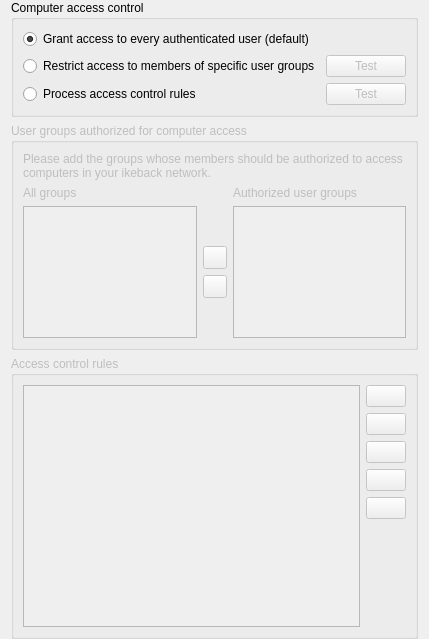
<?xml version="1.0" encoding="UTF-8"?>
<ui version="4.0">
 <class>AccessControlPage</class>
 <widget class="QWidget" name="AccessControlPage">
  <property name="windowTitle">
   <string notr="true">Form</string>
  </property>
  <layout class="QVBoxLayout" name="verticalLayout">
   <property name="topMargin">
    <number>0</number>
   </property>
   <property name="bottomMargin">
    <number>0</number>
   </property>
   <item>
    <widget class="QGroupBox" name="groupBox_19">
     <property name="title">
      <string>Computer access control</string>
     </property>
     <layout class="QGridLayout" name="gridLayout" columnstretch="1,0">
      <item row="2" column="0">
       <widget class="QRadioButton" name="isAccessControlRulesProcessingEnabled">
        <property name="text">
         <string>Process access control rules</string>
        </property>
        <attribute name="buttonGroup">
         <string notr="true">accessControlModeGroup</string>
        </attribute>
       </widget>
      </item>
      <item row="1" column="1">
       <widget class="QPushButton" name="testUserGroupsAccessControlButton">
        <property name="enabled">
         <bool>false</bool>
        </property>
        <property name="text">
         <string>Test</string>
        </property>
        <property name="icon">
         <iconset resource="../../core/resources/core.qrc">
          <normaloff>:/core/dialog-ok-apply.png</normaloff>:/core/dialog-ok-apply.png</iconset>
        </property>
       </widget>
      </item>
      <item row="2" column="1">
       <widget class="QPushButton" name="testAccessControlRulesButton">
        <property name="enabled">
         <bool>false</bool>
        </property>
        <property name="text">
         <string>Test</string>
        </property>
        <property name="icon">
         <iconset resource="../../core/resources/core.qrc">
          <normaloff>:/core/dialog-ok-apply.png</normaloff>:/core/dialog-ok-apply.png</iconset>
        </property>
       </widget>
      </item>
      <item row="0" column="0">
       <widget class="QRadioButton" name="skipAccessControl">
        <property name="text">
         <string>Grant access to every authenticated user (default)</string>
        </property>
        <property name="checked">
         <bool>true</bool>
        </property>
        <attribute name="buttonGroup">
         <string notr="true">accessControlModeGroup</string>
        </attribute>
       </widget>
      </item>
      <item row="1" column="0">
       <widget class="QRadioButton" name="isAccessRestrictedToUserGroups">
        <property name="text">
         <string>Restrict access to members of specific user groups</string>
        </property>
        <attribute name="buttonGroup">
         <string notr="true">accessControlModeGroup</string>
        </attribute>
       </widget>
      </item>
     </layout>
    </widget>
   </item>
   <item>
    <widget class="QGroupBox" name="groupBox">
     <property name="enabled">
      <bool>false</bool>
     </property>
     <property name="maximumSize">
      <size>
       <width>16777215</width>
       <height>400</height>
      </size>
     </property>
     <property name="title">
      <string>User groups authorized for computer access</string>
     </property>
     <layout class="QGridLayout" name="gridLayout_18">
      <item row="2" column="0">
       <widget class="QListWidget" name="allGroupsList">
        <property name="sizeAdjustPolicy">
         <enum>QAbstractScrollArea::AdjustToContents</enum>
        </property>
        <property name="sortingEnabled">
         <bool>true</bool>
        </property>
       </widget>
      </item>
      <item row="0" column="0" colspan="3">
       <widget class="QLabel" name="label_40">
        <property name="text">
         <string>Please add the groups whose members should be authorized to access computers in your ikeback network.</string>
        </property>
        <property name="wordWrap">
         <bool>true</bool>
        </property>
       </widget>
      </item>
      <item row="1" column="2">
       <widget class="QLabel" name="authorizedUserGroups">
        <property name="text">
         <string>Authorized user groups</string>
        </property>
       </widget>
      </item>
      <item row="2" column="2">
       <widget class="QListWidget" name="accessGroupsList">
        <property name="sizeAdjustPolicy">
         <enum>QAbstractScrollArea::AdjustToContents</enum>
        </property>
        <property name="sortingEnabled">
         <bool>true</bool>
        </property>
       </widget>
      </item>
      <item row="1" column="0">
       <widget class="QLabel" name="label_42">
        <property name="text">
         <string>All groups</string>
        </property>
       </widget>
      </item>
      <item row="2" column="1">
       <layout class="QVBoxLayout" name="verticalLayout_18">
        <item>
         <spacer name="verticalSpacer_15">
          <property name="orientation">
           <enum>Qt::Vertical</enum>
          </property>
          <property name="sizeHint" stdset="0">
           <size>
            <width>20</width>
            <height>40</height>
           </size>
          </property>
         </spacer>
        </item>
        <item>
         <widget class="QToolButton" name="addAccessGroupButton">
          <property name="icon">
           <iconset resource="../../core/resources/core.qrc">
            <normaloff>:/core/go-next.png</normaloff>:/core/go-next.png</iconset>
          </property>
         </widget>
        </item>
        <item>
         <widget class="QToolButton" name="removeAccessGroupButton">
          <property name="icon">
           <iconset resource="../../core/resources/core.qrc">
            <normaloff>:/core/go-previous.png</normaloff>:/core/go-previous.png</iconset>
          </property>
         </widget>
        </item>
        <item>
         <spacer name="verticalSpacer_16">
          <property name="orientation">
           <enum>Qt::Vertical</enum>
          </property>
          <property name="sizeHint" stdset="0">
           <size>
            <width>20</width>
            <height>40</height>
           </size>
          </property>
         </spacer>
        </item>
       </layout>
      </item>
     </layout>
    </widget>
   </item>
   <item>
    <widget class="QGroupBox" name="groupBox_2">
     <property name="enabled">
      <bool>false</bool>
     </property>
     <property name="title">
      <string>Access control rules</string>
     </property>
     <layout class="QGridLayout" name="gridLayout_23">
      <item row="6" column="1">
       <spacer name="verticalSpacer_12">
        <property name="orientation">
         <enum>Qt::Vertical</enum>
        </property>
        <property name="sizeHint" stdset="0">
         <size>
          <width>20</width>
          <height>88</height>
         </size>
        </property>
       </spacer>
      </item>
      <item row="3" column="1">
       <widget class="QPushButton" name="moveAccessControlRuleUpButton">
        <property name="toolTip">
         <string>Move selected rule up</string>
        </property>
        <property name="icon">
         <iconset resource="../../core/resources/core.qrc">
          <normaloff>:/core/go-up.png</normaloff>:/core/go-up.png</iconset>
        </property>
       </widget>
      </item>
      <item row="2" column="1">
       <widget class="QPushButton" name="editAccessControlRuleButton">
        <property name="toolTip">
         <string>Edit selected rule</string>
        </property>
        <property name="text">
         <string/>
        </property>
        <property name="icon">
         <iconset resource="../../core/resources/core.qrc">
          <normaloff>:/core/document-edit.png</normaloff>:/core/document-edit.png</iconset>
        </property>
       </widget>
      </item>
      <item row="0" column="1">
       <widget class="QPushButton" name="addAccessControlRuleButton">
        <property name="toolTip">
         <string>Add access control rule</string>
        </property>
        <property name="text">
         <string/>
        </property>
        <property name="icon">
         <iconset resource="../../core/resources/core.qrc">
          <normaloff>:/core/list-add.png</normaloff>:/core/list-add.png</iconset>
        </property>
       </widget>
      </item>
      <item row="1" column="1">
       <widget class="QPushButton" name="removeAccessControlRule">
        <property name="toolTip">
         <string>Remove access control rule</string>
        </property>
        <property name="text">
         <string/>
        </property>
        <property name="icon">
         <iconset resource="../../core/resources/core.qrc">
          <normaloff>:/core/edit-delete.png</normaloff>:/core/edit-delete.png</iconset>
        </property>
       </widget>
      </item>
      <item row="0" column="0" rowspan="7">
       <widget class="QListView" name="accessControlRulesView">
        <property name="sizeAdjustPolicy">
         <enum>QAbstractScrollArea::AdjustToContents</enum>
        </property>
        <property name="editTriggers">
         <set>QAbstractItemView::NoEditTriggers</set>
        </property>
       </widget>
      </item>
      <item row="4" column="1">
       <widget class="QPushButton" name="moveAccessControlRuleDownButton">
        <property name="toolTip">
         <string>Move selected rule down</string>
        </property>
        <property name="icon">
         <iconset resource="../../core/resources/core.qrc">
          <normaloff>:/core/go-down.png</normaloff>:/core/go-down.png</iconset>
        </property>
       </widget>
      </item>
      <item row="5" column="1">
       <widget class="QLabel" name="accessControlRules">
        <property name="text">
         <string/>
        </property>
       </widget>
      </item>
     </layout>
    </widget>
   </item>
  </layout>
 </widget>
 <tabstops>
  <tabstop>skipAccessControl</tabstop>
  <tabstop>isAccessRestrictedToUserGroups</tabstop>
  <tabstop>isAccessControlRulesProcessingEnabled</tabstop>
  <tabstop>testUserGroupsAccessControlButton</tabstop>
  <tabstop>testAccessControlRulesButton</tabstop>
  <tabstop>allGroupsList</tabstop>
  <tabstop>addAccessGroupButton</tabstop>
  <tabstop>removeAccessGroupButton</tabstop>
  <tabstop>accessGroupsList</tabstop>
  <tabstop>accessControlRulesView</tabstop>
  <tabstop>addAccessControlRuleButton</tabstop>
  <tabstop>removeAccessControlRule</tabstop>
  <tabstop>editAccessControlRuleButton</tabstop>
  <tabstop>moveAccessControlRuleUpButton</tabstop>
  <tabstop>moveAccessControlRuleDownButton</tabstop>
 </tabstops>
 <resources>
  <include location="../../core/resources/core.qrc"/>
 </resources>
 <connections>
  <connection>
   <sender>addAccessGroupButton</sender>
   <signal>clicked()</signal>
   <receiver>AccessControlPage</receiver>
   <slot>addAccessGroup()</slot>
   <hints>
    <hint type="sourcelabel">
     <x>494</x>
     <y>412</y>
    </hint>
    <hint type="destinationlabel">
     <x>494</x>
     <y>404</y>
    </hint>
   </hints>
  </connection>
  <connection>
   <sender>removeAccessGroupButton</sender>
   <signal>clicked()</signal>
   <receiver>AccessControlPage</receiver>
   <slot>removeAccessGroup()</slot>
   <hints>
    <hint type="sourcelabel">
     <x>494</x>
     <y>455</y>
    </hint>
    <hint type="destinationlabel">
     <x>494</x>
     <y>404</y>
    </hint>
   </hints>
  </connection>
  <connection>
   <sender>addAccessControlRuleButton</sender>
   <signal>clicked()</signal>
   <receiver>AccessControlPage</receiver>
   <slot>addAccessControlRule()</slot>
   <hints>
    <hint type="sourcelabel">
     <x>935</x>
     <y>580</y>
    </hint>
    <hint type="destinationlabel">
     <x>494</x>
     <y>404</y>
    </hint>
   </hints>
  </connection>
  <connection>
   <sender>removeAccessControlRule</sender>
   <signal>clicked()</signal>
   <receiver>AccessControlPage</receiver>
   <slot>removeAccessControlRule()</slot>
   <hints>
    <hint type="sourcelabel">
     <x>935</x>
     <y>622</y>
    </hint>
    <hint type="destinationlabel">
     <x>494</x>
     <y>404</y>
    </hint>
   </hints>
  </connection>
  <connection>
   <sender>editAccessControlRuleButton</sender>
   <signal>clicked()</signal>
   <receiver>AccessControlPage</receiver>
   <slot>editAccessControlRule()</slot>
   <hints>
    <hint type="sourcelabel">
     <x>935</x>
     <y>665</y>
    </hint>
    <hint type="destinationlabel">
     <x>494</x>
     <y>404</y>
    </hint>
   </hints>
  </connection>
  <connection>
   <sender>moveAccessControlRuleDownButton</sender>
   <signal>clicked()</signal>
   <receiver>AccessControlPage</receiver>
   <slot>moveAccessControlRuleDown()</slot>
   <hints>
    <hint type="sourcelabel">
     <x>935</x>
     <y>749</y>
    </hint>
    <hint type="destinationlabel">
     <x>494</x>
     <y>404</y>
    </hint>
   </hints>
  </connection>
  <connection>
   <sender>moveAccessControlRuleUpButton</sender>
   <signal>clicked()</signal>
   <receiver>AccessControlPage</receiver>
   <slot>moveAccessControlRuleUp()</slot>
   <hints>
    <hint type="sourcelabel">
     <x>935</x>
     <y>707</y>
    </hint>
    <hint type="destinationlabel">
     <x>494</x>
     <y>404</y>
    </hint>
   </hints>
  </connection>
  <connection>
   <sender>isAccessRestrictedToUserGroups</sender>
   <signal>toggled(bool)</signal>
   <receiver>groupBox</receiver>
   <slot>setEnabled(bool)</slot>
   <hints>
    <hint type="sourcelabel">
     <x>494</x>
     <y>114</y>
    </hint>
    <hint type="destinationlabel">
     <x>494</x>
     <y>354</y>
    </hint>
   </hints>
  </connection>
  <connection>
   <sender>isAccessControlRulesProcessingEnabled</sender>
   <signal>toggled(bool)</signal>
   <receiver>groupBox_2</receiver>
   <slot>setEnabled(bool)</slot>
   <hints>
    <hint type="sourcelabel">
     <x>494</x>
     <y>160</y>
    </hint>
    <hint type="destinationlabel">
     <x>494</x>
     <y>660</y>
    </hint>
   </hints>
  </connection>
  <connection>
   <sender>accessControlRulesView</sender>
   <signal>doubleClicked(QModelIndex)</signal>
   <receiver>AccessControlPage</receiver>
   <slot>editAccessControlRule()</slot>
   <hints>
    <hint type="sourcelabel">
     <x>331</x>
     <y>791</y>
    </hint>
    <hint type="destinationlabel">
     <x>983</x>
     <y>527</y>
    </hint>
   </hints>
  </connection>
  <connection>
   <sender>testUserGroupsAccessControlButton</sender>
   <signal>clicked()</signal>
   <receiver>AccessControlPage</receiver>
   <slot>testUserGroupsAccessControl()</slot>
   <hints>
    <hint type="sourcelabel">
     <x>920</x>
     <y>118</y>
    </hint>
    <hint type="destinationlabel">
     <x>986</x>
     <y>114</y>
    </hint>
   </hints>
  </connection>
  <connection>
   <sender>testAccessControlRulesButton</sender>
   <signal>clicked()</signal>
   <receiver>AccessControlPage</receiver>
   <slot>testAccessControlRules()</slot>
   <hints>
    <hint type="sourcelabel">
     <x>933</x>
     <y>167</y>
    </hint>
    <hint type="destinationlabel">
     <x>984</x>
     <y>162</y>
    </hint>
   </hints>
  </connection>
  <connection>
   <sender>isAccessRestrictedToUserGroups</sender>
   <signal>toggled(bool)</signal>
   <receiver>testUserGroupsAccessControlButton</receiver>
   <slot>setEnabled(bool)</slot>
   <hints>
    <hint type="sourcelabel">
     <x>447</x>
     <y>116</y>
    </hint>
    <hint type="destinationlabel">
     <x>914</x>
     <y>116</y>
    </hint>
   </hints>
  </connection>
  <connection>
   <sender>isAccessControlRulesProcessingEnabled</sender>
   <signal>toggled(bool)</signal>
   <receiver>testAccessControlRulesButton</receiver>
   <slot>setEnabled(bool)</slot>
   <hints>
    <hint type="sourcelabel">
     <x>447</x>
     <y>166</y>
    </hint>
    <hint type="destinationlabel">
     <x>914</x>
     <y>166</y>
    </hint>
   </hints>
  </connection>
  <connection>
   <sender>allGroupsList</sender>
   <signal>doubleClicked(QModelIndex)</signal>
   <receiver>AccessControlPage</receiver>
   <slot>addAccessGroup()</slot>
   <hints>
    <hint type="sourcelabel">
     <x>181</x>
     <y>464</y>
    </hint>
    <hint type="destinationlabel">
     <x>357</x>
     <y>484</y>
    </hint>
   </hints>
  </connection>
  <connection>
   <sender>accessGroupsList</sender>
   <signal>doubleClicked(QModelIndex)</signal>
   <receiver>AccessControlPage</receiver>
   <slot>removeAccessGroup()</slot>
   <hints>
    <hint type="sourcelabel">
     <x>534</x>
     <y>464</y>
    </hint>
    <hint type="destinationlabel">
     <x>357</x>
     <y>484</y>
    </hint>
   </hints>
  </connection>
 </connections>
 <slots>
  <slot>addAccessGroup()</slot>
  <slot>removeAccessGroup()</slot>
  <slot>addAccessControlRule()</slot>
  <slot>removeAccessControlRule()</slot>
  <slot>editAccessControlRule()</slot>
  <slot>moveAccessControlRuleUp()</slot>
  <slot>moveAccessControlRuleDown()</slot>
  <slot>testAccessControlRules()</slot>
  <slot>testUserGroupsAccessControl()</slot>
 </slots>
 <buttongroups>
  <buttongroup name="accessControlModeGroup"/>
 </buttongroups>
</ui>
